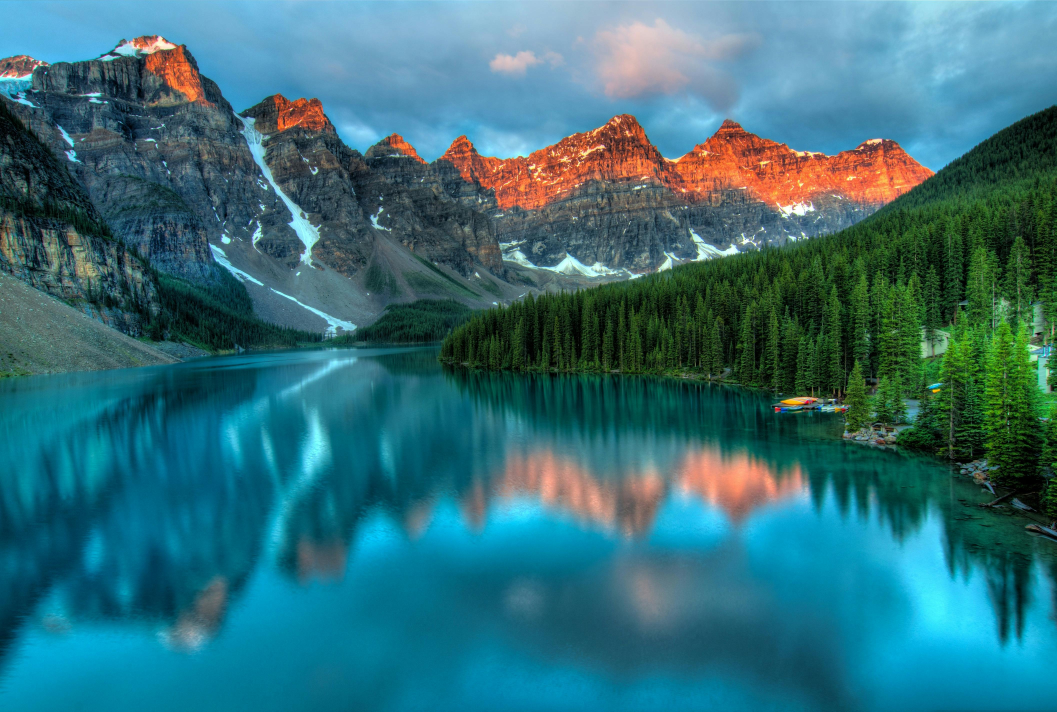
#> input picture Clase 02/paisaje.jpg, 4226 x 2847 px (shown at 1/4 size)
$ jupyter execute Ejercicios.ipynb   (shell and % lines are left out)
#> lines starting #> are read from the running program, lines starting #| are printed output that depends on the picture; after the words box and inside, x2 and y2 are one past the last pixel; in counts of white or black regions, pixels touching at a corner belong together
#Laboratorio Práctico: Procesamiento de Imágenes
**Tiempo estimado:** 50 minutos

**Objetivos:** Al finalizar este laboratorio, vas a poder aplicar conceptos fundamentales de manipulación, análisis y segmentación de imágenes utilizando las librerías `OpenCV` y `scikit-image`

[cell 1]
# Importación de las librerías necesarias para el laboratorio
import numpy as np
import cv2
from cv2 import imread
import matplotlib.pyplot as plt
import skimage as ski
from skimage import filters, feature, exposure
from PIL import Image
import urllib.request

##Parte 0: Preparación del Entorno (5 minutos)

Primero, vamos a descargar las imágenes que vamos a usar en los ejercicios. Con estos comandos, las guardamos en el entorno de ejecución del notebook.

- `texto.png:` Una imagen con texto, ideal para el análisis de bordes.

- `paisaje.jpg:` Una imagen a color para la manipulación de canales.

- `monedas.jpg:` Una imagen de monedas sobre un fondo, perfecta para segmentación.

[cell 2]
import urllib.request
import urllib.error

def download_image_from_pexels():
    # For Pexels, you need to use the direct image URL, not the download page URL
    # This is a direct link to a landscape image from Pexels
    url = "https://images.pexels.com/photos/417074/pexels-photo-417074.jpeg"
    ruta_destino = "paisaje.jpg"  # Changed to .jpg since it's a JPEG image

    try:
        print("🔄 Descargando imagen...")

        # Add headers to avoid being blocked
        req = urllib.request.Request(url)
        req.add_header('User-Agent', 'Mozilla/5.0 (Windows NT 10.0; Win64; x64) AppleWebKit/537.36')

        with urllib.request.urlopen(req) as response:
            with open(ruta_destino, 'wb') as file:
                file.write(response.read())

        print("📁 Imagen descargada correctamente:", ruta_destino)

        # Verify the file was downloaded and has content
        import os
        if os.path.exists(ruta_destino):
            file_size = os.path.getsize(ruta_destino)
            print(f"📊 Tamaño del archivo: {file_size} bytes")

    except urllib.error.HTTPError as e:
        print(f"❌ Error HTTP al descargar la imagen: {e.code} - {e.reason}")
    except urllib.error.URLError as e:
        print(f"❌ Error de URL: {e}")
    except Exception as e:
        print(f"❌ Error inesperado: {e}")

if __name__ == "__main__":
    download_image_from_pexels()
#> (the call stopped at in download_image_from_pexels, `with urllib.request.urlopen(req) as response:`: the network is not available in this run)

[cell 3]
# Descarga de las imágenes de trabajo

print("Imágenes descargadas correctamente.")

[cell 4]
# Función auxiliar que vamos a usar durante todo el laboratorio
# [15 lines left out: function mostrar_imagenes, not called in this run]

###Ejercicio 1: Análisis y Manipulación Básica (10 minutos)

Empezamos con lo fundamental: cargar una imagen y entender su estructura.

Tareas:

- Cargá la imagen `paisaje.jpg` usando OpenCV.

- Implementá una función que analice y muestre sus propiedades principales.

- Extraé y visualizá cada canal de color (Azul, Verde, Rojo) por separado.

- Convertí la imagen del formato BGR (propio de OpenCV) a RGB y comparala con la original.

[cell 5]
import cv2
import matplotlib.pyplot as plt

[cell 6]
# 1.1: Cargá la imagen 'paisaje.jpg'
info = {}
X = cv2.imread('paisaje.jpg')
#> X is the input picture: shape (2847, 4226, 3); mean B, G, R 121, 111.2, 51.3

# Mostrar imagen en Jupyter/VS Code
plt.imshow(X)
plt.show()


#Dimensiones (alto x ancho x canales
print("📐 DIMENSIONES:")
info['dimensiones'] = X.shape
print(f"   Alto: {X.shape[0]} píxeles")
#|    Alto: 2847 píxeles
print(f"   Ancho: {X.shape[1]} píxeles")
#|    Ancho: 4226 píxeles

if len(X.shape) == 3:
    print(f"   Canales: {X.shape[2]} (imagen en color)")
#|    Canales: 3 (imagen en color)
    info['canales'] = X.shape[2]
    info['es_color'] = True
else:
    print("   Canales: 1 (imagen en escala de grises)")
    info['canales'] = 1
    info['es_color'] = False

# Tipo de datos de los píxeles (ej: uint8)
info['tipo_datos'] = X.dtype
print(f"   Tipo de datos: {X.dtype}")
#|    Tipo de datos: uint8

# Valores de intensidad mínimo y máximo
print(f"\n🔢 CANTIDAD DE PÍXELES:")
total_pixeles = X.shape[0] * X.shape[1]
#> total_pixeles = 12031422
info['total_pixeles'] = total_pixeles
print(f"   Total de píxeles: {total_pixeles:,}")
#|    Total de píxeles: 12,031,422

# 2. TIPO DE DATOS DE LOS PÍXELES
print(f"\n💾 TIPO DE DATOS:")
info['tipo_datos'] = str(X.dtype)
print(f"   Tipo: {X.dtype}")
#|    Tipo: uint8

 # 3. CANTIDAD TOTAL DE PÍXELES
print(f"\n🔢 CANTIDAD DE PÍXELES:")
total_pixeles = X.shape[0] * X.shape[1]
info['total_pixeles'] = total_pixeles
print(f"   Total de píxeles: {total_pixeles:,}")
#|    Total de píxeles: 12,031,422

if info['es_color']:
        total_valores = total_pixeles * info['canales']
#> total_valores = 36094266
        info['total_valores'] = total_valores
        print(f"   Total de valores (píxeles × canales): {total_valores:,}")
#|    Total de valores (píxeles × canales): 36,094,266

# 4. VALORES DE INTENSIDAD MÍNIMO Y MÁXIMO
print(f"\n📊 VALORES DE INTENSIDAD:")

if info['es_color']:
    # Para imagen en color, analizar cada canal
    canales_nombres = ['Azul (B)', 'Verde (G)', 'Rojo (R)'] if info['canales'] == 3 else [f'Canal {i}' for i in range(info['canales'])]
#> canales_nombres = ['Azul (B)', 'Verde (G)', 'Rojo (R)']
    info['valores_por_canal'] = {}

    for i in range(info['canales']):
        canal = X[:, :, i]
        min_val = int(np.min(canal))
        max_val = int(np.max(canal))
        media_val = float(np.mean(canal))

        info['valores_por_canal'][i] = {
                'nombre': canales_nombres[i] if i < len(canales_nombres) else f'Canal {i}',
                'minimo': min_val,
                'maximo': max_val,
                'media': media_val
            }
#> this loop made 3 passes
#> media_val on passes 1 to 3: 121, 111.2, 51.3
#> pass 1, `canal = X[:, :, i]`:
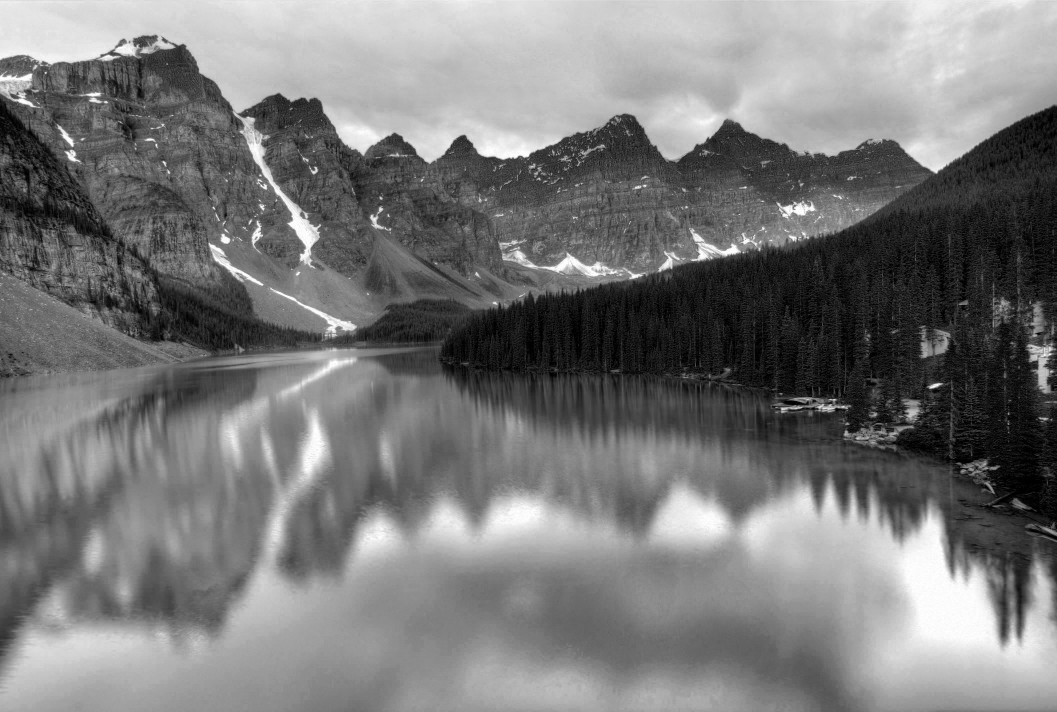
#> canal: shape (2847, 4226) (shown at 1/4 size); min 0, max 255, mean 121
#> after the loop, info = 7 items

    for i in range(info['canales']):
        print(f"   {canales_nombres[i] if i < len(canales_nombres) else f'Canal {i}'}:")
        print(f"     Mínimo: {info['valores_por_canal'][i]['minimo']}")
        print(f"     Máximo: {info['valores_por_canal'][i]['maximo']}")
        print(f"     Media: {info['valores_por_canal'][i]['media']:.2f}")

        # Valores globales de toda la imagen
        min_global = int(np.min(X))
        max_global = int(np.max(X))
        media_global = float(np.mean(X))

    else:
        # Para imagen en escala de grises
        min_global = int(np.min(X))
        max_global = int(np.max(X))
        media_global = float(np.mean(X))
#> this loop made 3 passes
#|      Mínimo: 0
#|      Máximo: 255
#|      Media: 121.00
#|      Mínimo: 0
#|      Máximo: 255
#|      Media: 111.24
#|      Mínimo: 0
#|      Máximo: 255
#|      Media: 51.30

    info['valores_globales'] = {
        'minimo': min_global,
        'maximo': max_global,
        'media': media_global
    }

    print(f"\n   🌍 VALORES GLOBALES (toda la imagen):")
    print(f"     Mínimo: {min_global}")
#|      Mínimo: 0
    print(f"     Máximo: {max_global}")
#|      Máximo: 255
    print(f"     Media: {media_global:.2f}")
#|      Media: 94.51

[cell 7]
print("🎨 ANÁLISIS POR CANALES - Formato BGR de OpenCV")

# Canal Azul (Blue) - Índice 0
print("\n🔵 CANAL AZUL (B)")
B = X[:,:,0]
plt.imshow(B, cmap='gray')
plt.title("Canal Azul (B)")
plt.axis('off')
plt.show()

# Canal Verde (Green) - Índice 1
print("\n🟢 CANAL VERDE (G)")
G = X[:,:,1]
plt.imshow(G, cmap='gray')
plt.title("Canal Verde (G)")
plt.axis('off')
plt.show()

# Canal Rojo (Red) - Índice 2
print("\n🔴 CANAL ROJO (R)")
R = X[:,:,2]
plt.imshow(R, cmap='gray')
plt.title("Canal Rojo (R)")
plt.axis('off')
plt.show()

[cell 8]
# Definir la función mostrar_imagenes
def mostrar_imagenes(imagenes, titulos, cmap='gray', figsize=(12, 4)):
    """
    Función auxiliar para visualizar una o más imágenes en una misma fila.
    """
    n = len(imagenes)
    fig, axes = plt.subplots(1, n, figsize=figsize)
    if n == 1:
        axes = [axes] # Hacemos que sea iterable si es una sola imagen
    for ax, img, titulo in zip(axes, imagenes, titulos):
        # Usamos el mapa de color 'cmap' solo si la imagen es en escala de grises
        ax.imshow(img, cmap=cmap if len(img.shape) == 2 else None)
        ax.set_title(titulo)
        ax.axis('off')
    plt.tight_layout()
    plt.show()

# 1.4: Completar las variables faltantes
info = {}
X = cv2.imread('paisaje.jpg')

# Extraer canales (recordar que OpenCV usa BGR)
canal_b = X[:,:,0]  # Canal Azul
canal_g = X[:,:,1]  # Canal Verde
canal_r = X[:,:,2]  # Canal Rojo

# Convertir de BGR a RGB
img_paisaje = X  # Imagen original en BGR
img_rgb = cv2.cvtColor(X, cv2.COLOR_BGR2RGB)

# Visualizaciones
mostrar_imagenes([canal_b, canal_g, canal_r],
                 ['Canal Azul', 'Canal Verde', 'Canal Rojo'])
#> in mostrar_imagenes, `n = len(imagenes)`: n = 3
#> the loop in mostrar_imagenes, `for ax, img, titulo in zip(axes, imagenes, titulos): # Usamos el mapa ..` made 3 passes
mostrar_imagenes([img_paisaje, img_rgb],
                 ['Imagen Original (BGR)', 'Imagen Convertida (RGB)'])
#> the loop in mostrar_imagenes (call 2), `for ax, img, titulo in zip(axes, imagenes, titulos): # Usamos el mapa ..` made 2 passes

[cell 9]
# --- Pregunta Conceptual ---
print("Pregunta Conceptual 1:")
print("¿Por qué la imagen se ve con colores extraños cuando se muestra")
print("directamente con matplotlib después de cargarla con OpenCV?")

[cell 10]
print("Tu respuesta: La imagen se ve con colores extraños porque OpenCV carga las imágenes en formato BGR (Azul-Verde-Rojo), pero matplotlib espera que estén en formato RGB (Rojo-Verde-Azul). Esto causa que los canales azul y rojo se intercambien, mostrando colores incorrectos. La solución es convertir de BGR a RGB usando cv2.cvtColor(imagen, cv2.COLOR_BGR2RGB) antes de mostrar con matplotlib.\n")

### Ejercicio 2: Transformaciones Geométricas (10 minutos)

Ahora vamos a manipular la geometría de la imagen.

Tareas:

- Recortá una "región de interés" (ROI) de 100x100 píxeles de la imagen del paisaje.

- Redimensioná ese recorte para que mida 200x200 píxeles.

- Creá un mosaico de 2x2 utilizando el recorte redimensionado.

- (Opcional) Aplicá una rotación de 45 grados al recorte original.

[cell 11]
# Primero alto, despues ancho
img_roi = img_rgb[1000:1200, 2000:2200]
plt.imshow(img_roi)

[cell 12]
# 2.2: Redimensioná la ROI a 200x200
img_redimensionada = cv2.resize(img_roi, (500, 600))
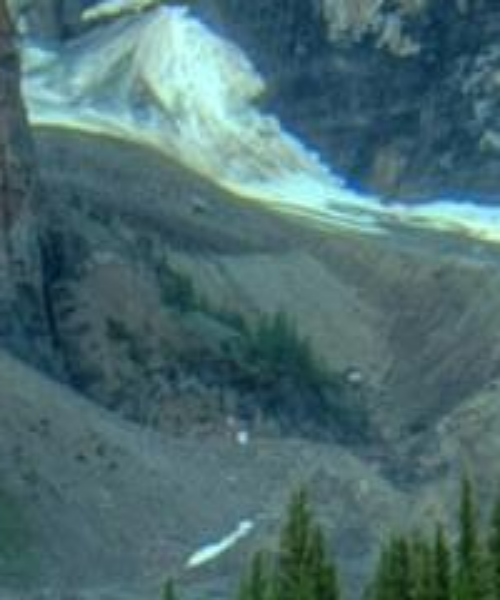
#> img_redimensionada: shape (600, 500, 3); mean R, G, B 77.1, 109.7, 113
plt.imshow(img_redimensionada)

[cell 13]
# 2.3: Creá un mosaico 2x2 con la ROI y la imagen redimensionada
vertical = np.vstack((img_roi, img_roi))
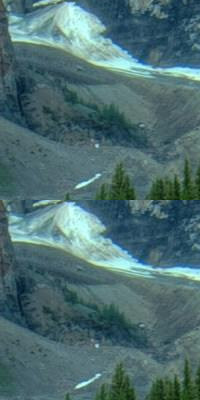
#> vertical: shape (400, 200, 3); mean R, G, B 77.2, 109.8, 113.1
horizontal = np.hstack((vertical, vertical))
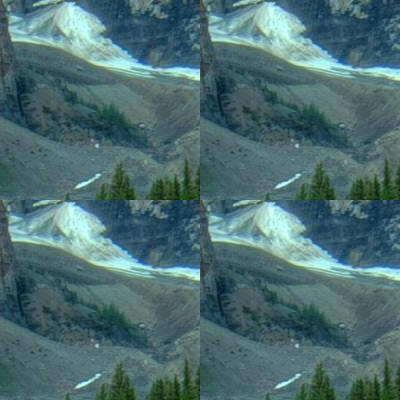
#> horizontal: shape (400, 400, 3); mean R, G, B 77.2, 109.8, 113.1
plt.imshow(horizontal)

[cell 14]
# 1. Obtener la matriz de rotación
(h, w) = img_roi.shape[:2]
#> h = 200; w = 200
centro = (w // 2, h // 2)
#> centro = (100, 100)
angulo = 45
escala = 1.0

M = cv2.getRotationMatrix2D(centro, angulo, escala)

# 2. Aplicar la transformación
img_rotada = cv2.warpAffine(img_roi, M, (w, h))
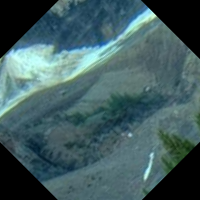
#> img_rotada: shape (200, 200, 3); mean R, G, B 65.8, 92.9, 96.1

# Mostrar la imagen rotada
cv2.imshow("Imagen Original", img_roi)
cv2.imshow("Imagen Rotada", img_rotada)
cv2.waitKey(0)
cv2.destroyAllWindows()

[cell 15]
# --- Pregunta Conceptual ---
print("\nPregunta Conceptual 2:")
print("¿Cuál es la diferencia principal entre recortar (crop) y redimensionar (resize)?")
print("¿En qué casos prácticos usarías cada operación?")

[cell 16]
print("""La diferencia principal es que recortar (crop) es un proceso de sustracción,
mientras que redimensionar (resize) es un proceso de transformación.

Recortar elimina píxeles de los bordes para quedarse con una porción de la imagen, sin cambiar el tamaño de los píxeles restantes.
Por ejemplo, se usa para enfocar un objeto o eliminar elementos no deseados.

Redimensionar cambia el tamaño de la imagen completa, estirando o comprimiendo los píxeles para que se ajusten a las nuevas dimensiones.
Se usa para ajustar la imagen a un formato específico, como subir una foto de perfil a una web.""")

### Ejercicio 3: Detección de Bordes (OpenCV vs. Scikit-image) (10 minutos)

En este ejercicio, vamos a comparar dos de los algoritmos más populares para la detección de bordes.

Tareas:

- Cargá la imagen `texto.png` y convertila a escala de grises.

- Aplicá el detector de bordes Canny con OpenCV. Experimentá con distintos umbrales.

- Aplicá el detector de bordes Sobel con scikit-image.

- Compará visualmente los resultados de ambos métodos.

[cell 17]
import urllib.request
import urllib.error

def download_image_from_pexels():
    # For Pexels, you need to use the direct image URL, not the download page URL
    # This is a direct link to a landscape image from Pexels
    url2 = "https://sanmartiniano.cultura.gob.ar/media/uploads/site-31/multimedia/san_martin_testamento_01_1.jpg"
    ruta_destino = "texto.jpg"  # Changed to .jpg since it's a JPEG image

    try:
        print("🔄 Descargando imagen...")

        # Add headers to avoid being blocked
        req = urllib.request.Request(url2)
        req.add_header('User-Agent', 'Mozilla/5.0 (Windows NT 10.0; Win64; x64) AppleWebKit/537.36')

        with urllib.request.urlopen(req) as response:
            with open(ruta_destino, 'wb') as file:
                file.write(response.read())

        print("📁 Imagen descargada correctamente:", ruta_destino)

        # Verify the file was downloaded and has content
        import os
        if os.path.exists(ruta_destino):
            file_size = os.path.getsize(ruta_destino)
            print(f"📊 Tamaño del archivo: {file_size} bytes")

    except urllib.error.HTTPError as e:
        print(f"❌ Error HTTP al descargar la imagen: {e.code} - {e.reason}")
    except urllib.error.URLError as e:
        print(f"❌ Error de URL: {e}")
    except Exception as e:
        print(f"❌ Error inesperado: {e}")

if __name__ == "__main__":
    download_image_from_pexels()
#> (the call stopped at in download_image_from_pexels, `with urllib.request.urlopen(req) as response:`: the network is not available in this run)

[cell 18]
# Cargar imagen y convertir a escala de grises
U = cv2.imread("texto.jpg", cv2.IMREAD_GRAYSCALE)  # Leer en escala de grises
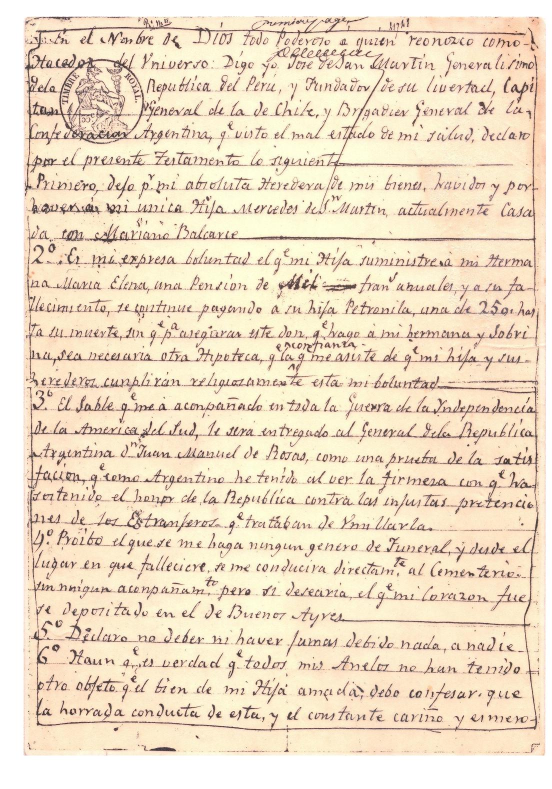
#> input picture Clase 02/texto.jpg, 1103 x 1578 px (shown at 1/2 size)
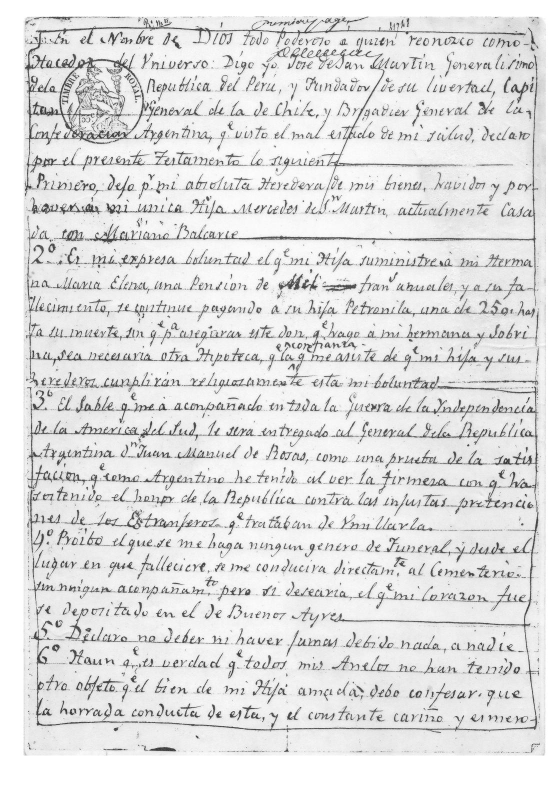
#> U: shape (1578, 1103) (shown at 1/2 size); min 11, max 255, mean 223.8

[cell 19]
# Visualización inicial
plt.figure(figsize=(10, 8))
plt.imshow(U, cmap='gray', vmin=0, vmax=255)
plt.title(f'Imagen Original: {U}\n(Escala de grises)', fontsize=14, pad=20)
plt.colorbar(label='Intensidad de gris')
plt.axis('off')
plt.show()
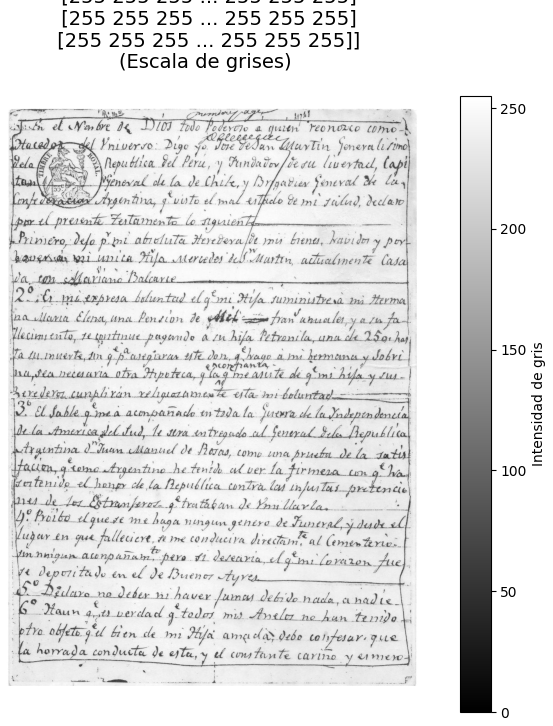
#> figure drawn by matplotlib, 2 panels

[cell 20]
# Cargar la imagen en escala de grises (asegúrate de haberla cargado antes)
img_gray = U

# Umbrales bajos: más bordes, más ruido
bordes_canny_bajos = cv2.Canny(img_gray, 20, 80)
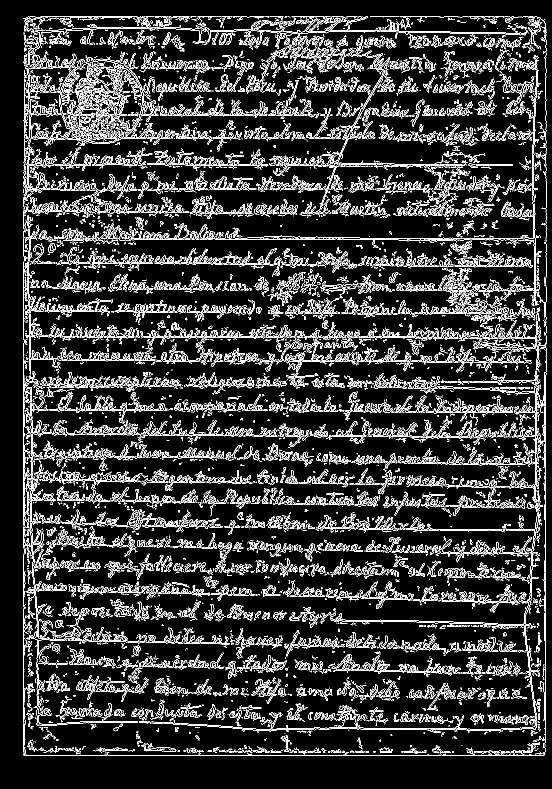
#> bordes_canny_bajos: shape (1578, 1103) (shown at 1/2 size); 13% white in thin lines or dots, all inside (x1, y1, x2, y2) = (46, 32, 1094, 1512)

# Umbrales altos: menos bordes, más limpios
bordes_canny_altos = cv2.Canny(img_gray, 200, 300)
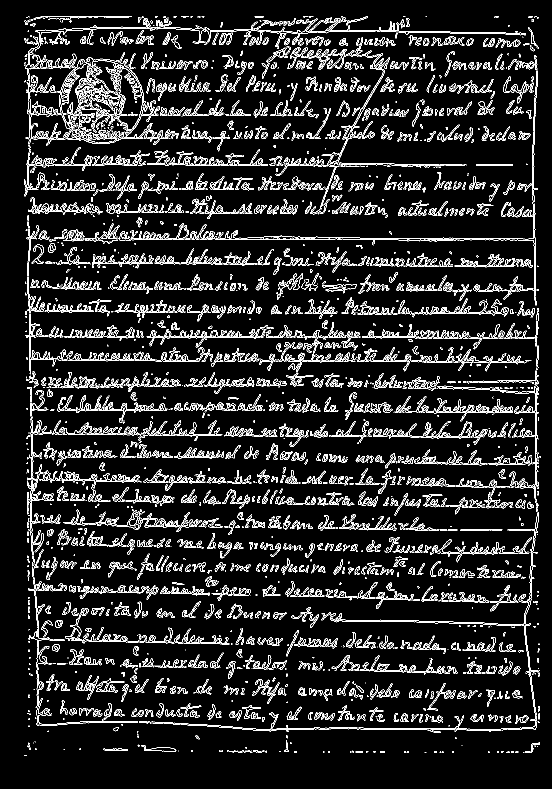
#> bordes_canny_altos: shape (1578, 1103) (shown at 1/2 size); 9.3% white in thin lines or dots, all inside (x1, y1, x2, y2) = (48, 32, 1082, 1512)

# Crear una figura para la visualización
plt.figure(figsize=(12, 6))

# Subplot 1: Umbrales bajos
plt.subplot(1, 2, 1)
plt.imshow(bordes_canny_bajos, cmap='gray')
plt.title('Canny con Umbrales Bajos (20, 80)')
plt.axis('off')

# Subplot 2: Umbrales altos
plt.subplot(1, 2, 2)
plt.imshow(bordes_canny_altos, cmap='gray')
plt.title('Canny con Umbrales Altos (200, 300)')
plt.axis('off')

# Mostrar la figura
plt.show()
